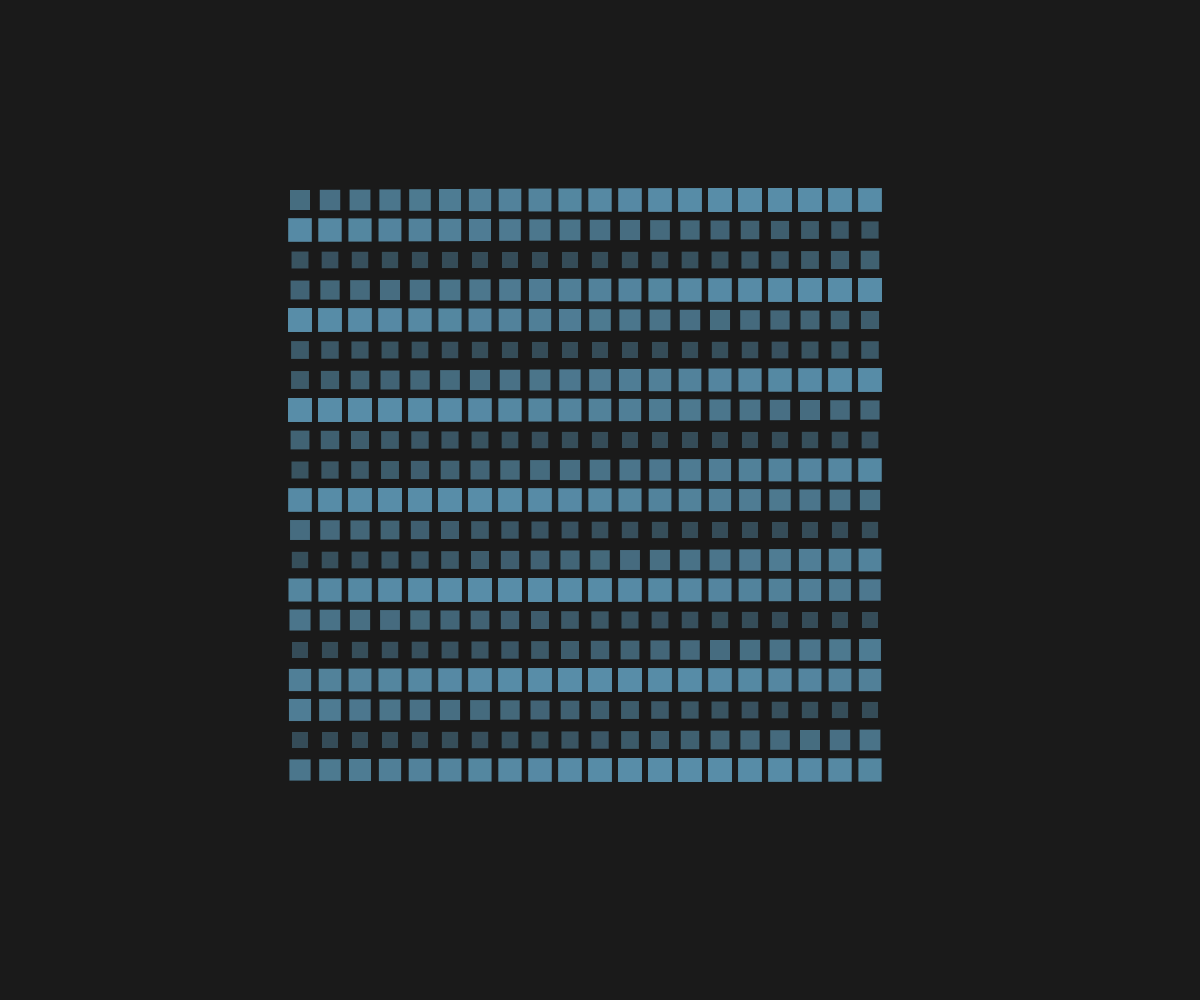
Frame 1 (no input)
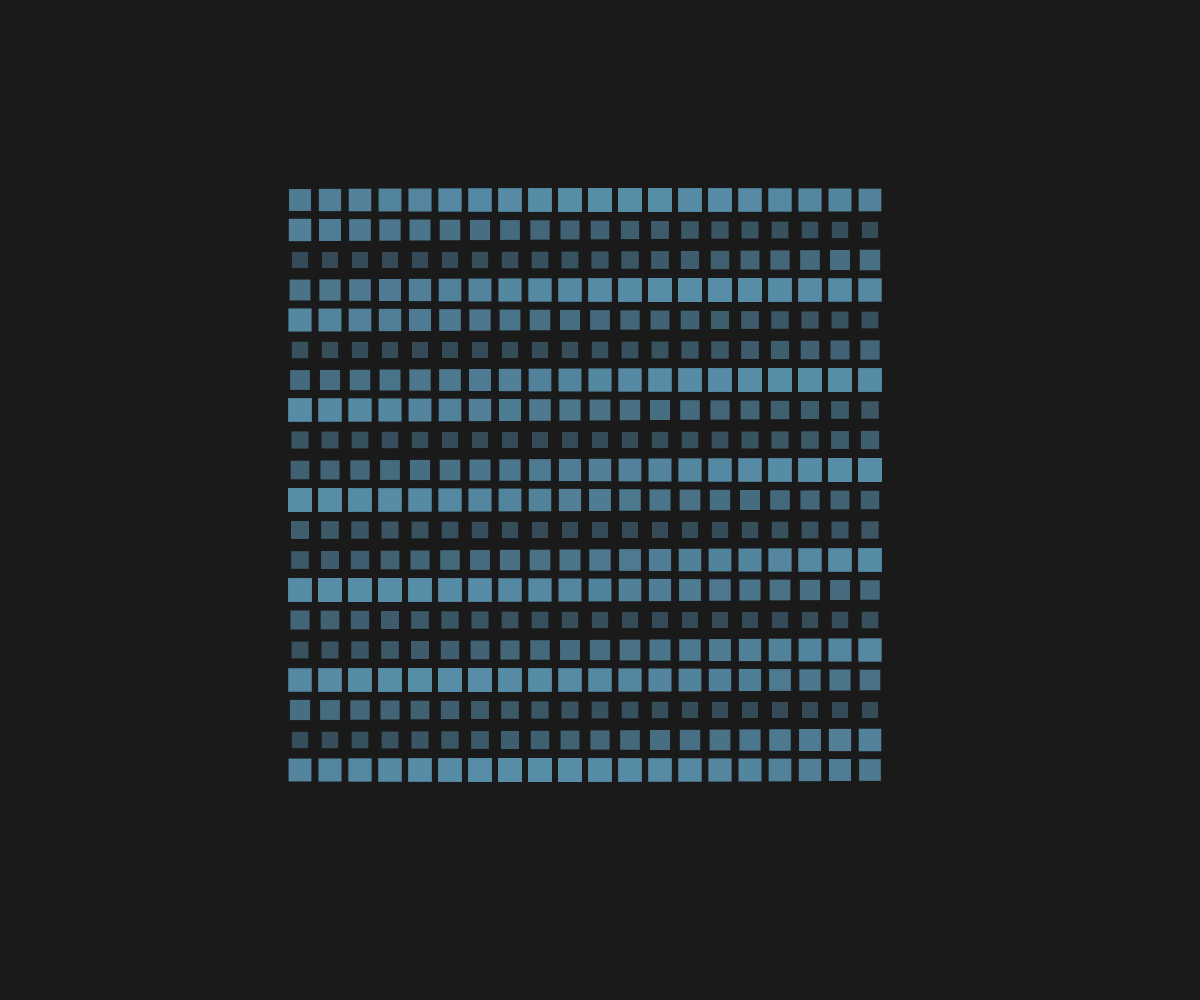
Frame 60 (no input)
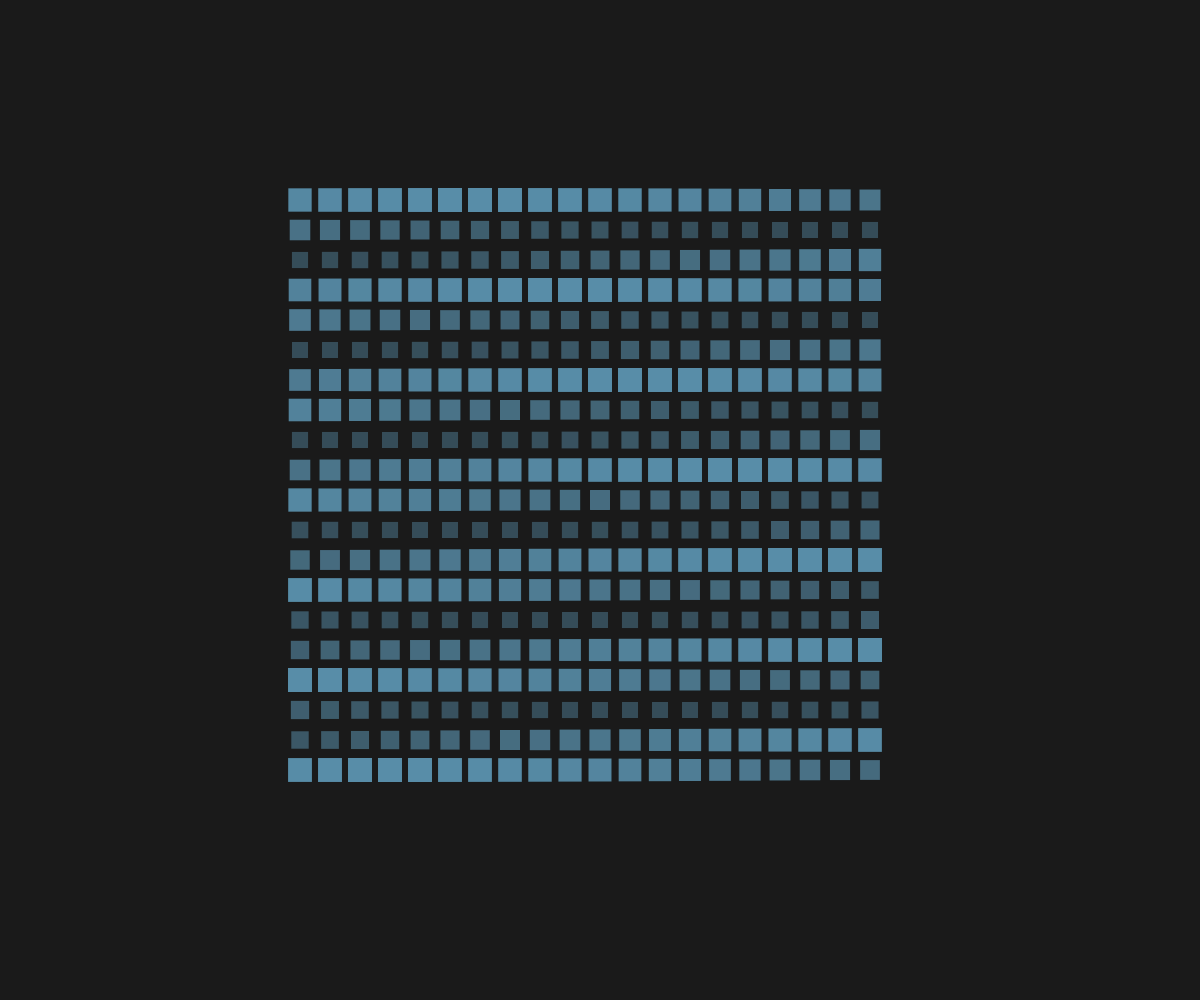
Frame 120 (the mouse pressed at the canvas centre since frame 60)

The p5.js sketch that drew these frames (run headless with seeded random() and noise() and a simulated clock; from frame 60 on, the mouse is pressed at the canvas centre):

// p5.js sketch
// ── sketch.js
let squares = [];
const rows = 20;
const cols = 20;
const size = 20;
const spacing = 30;

function setup() {
  createCanvas(windowWidth, windowHeight);
  colorMode(HSB, 360, 100, 100, 1);
  
  // Create grid of squares
  for (let i = 0; i < rows; i++) {
    for (let j = 0; j < cols; j++) {
      squares.push({
        x: j * spacing - (cols * spacing) / 2 + width / 2,
        y: i * spacing - (rows * spacing) / 2 + height / 2,
        baseSize: size,
        scale: 1,
        opacity: 0.5
      });
    }
  }
}

function draw() {
  background(0, 0, 10);
  
  // Use a consistent time for all squares
  const t = millis() / 2000;
  
  for (let i = 0; i < squares.length; i++) {
    const square = squares[i];
    
    // Breathing motion: scale and opacity cycle together
    const pulse = sin(t + i * 0.1) * 0.5 + 0.5;
    square.scale = 0.8 + pulse * 0.4;
    square.opacity = 0.3 + pulse * 0.4;
    
    push();
    translate(square.x, square.y);
    scale(square.scale);
    
    // Draw pale square
    noStroke();
    fill(200, 50, 90, square.opacity);
    rect(-square.baseSize/2, -square.baseSize/2, square.baseSize, square.baseSize);
    
    pop();
  }
}

function windowResized() {
  resizeCanvas(windowWidth, windowHeight);
}
